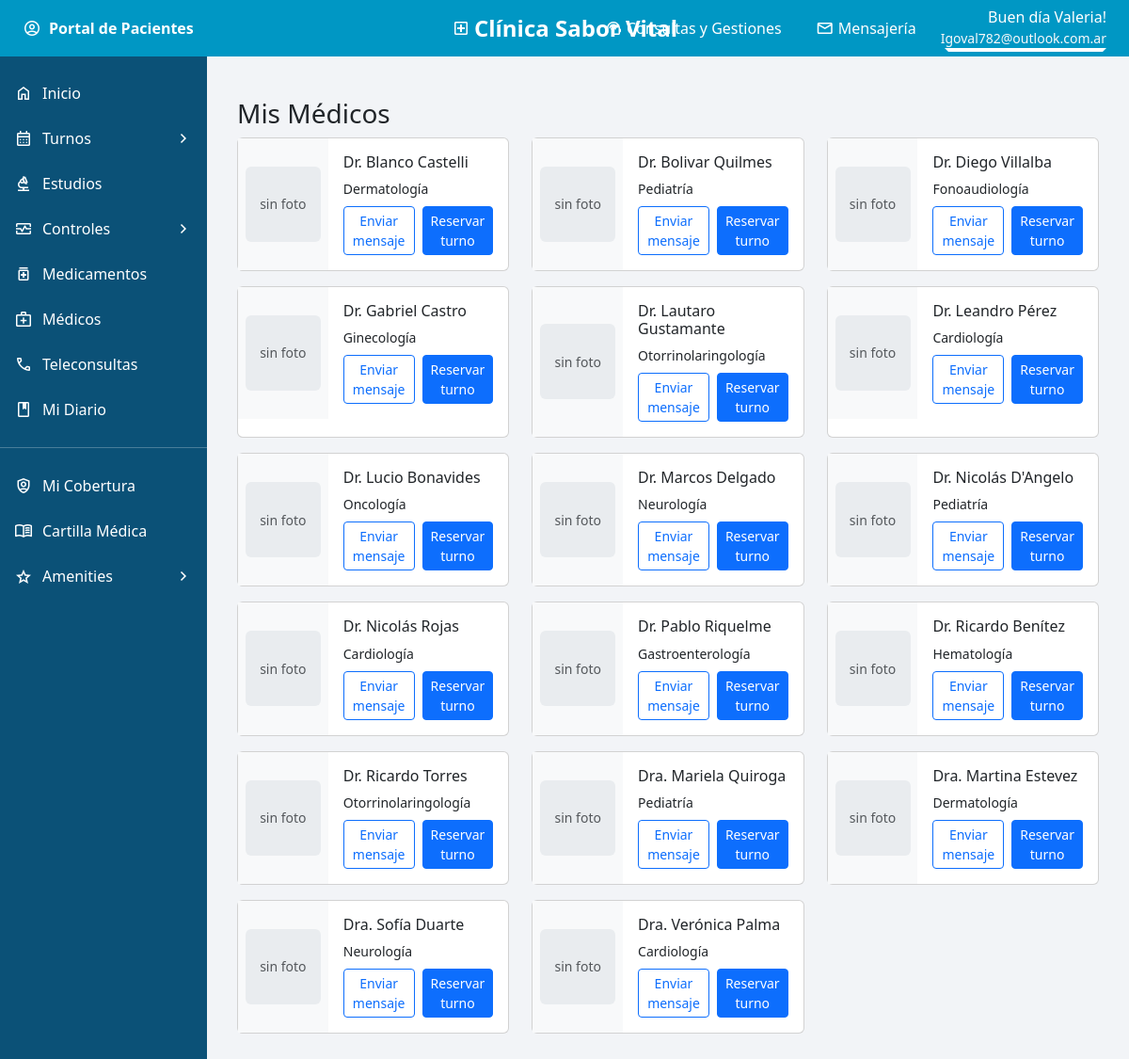
/pacientes/mis-medicos/6/ (signed in), run on the app's committed database.
### pacientes/models.py (models this page shows, shortened)
class Paciente(models.Model):
    perfil_usuario = models.ForeignKey(
        'usuarios.PerfilUsuario',
        on_delete=models.CASCADE,
        related_name="pacientes_asociados"
    )
    nombre = models.CharField(max_length=100)
    apellido = models.CharField(max_length=100)
    dni = models.CharField(max_length=20)
    email = models.EmailField()
    telefono = models.CharField(max_length=30)
    fecha_nacimiento = models.DateField(null=True, blank=True)
    obra_social = models.CharField(max_length=100, null=True, blank=True)

### profesionales/models.py (models this page shows, shortened)
class Profesional(models.Model):
    TIPO_CONSULTA = [
    ('PRES', 'Presencial'),
    ('TELE', 'Teleconsulta'),
    ('AMBOS', 'Hibrida'),
    ]
    nombre = models.CharField(max_length=100)
    email = models.EmailField(unique=True)
    matricula = models.CharField(max_length=50)
    telefono = models.CharField(max_length=30, null=True, blank=True)
    foto = models.ImageField(upload_to='profesionales/', null=True, blank=True)
    estado = models.BooleanField(default=True)
    servicios = models.ManyToManyField(Servicio, blank=True)
    disponibilidad = models.CharField(max_length=200)
    piso = models.IntegerField()
    consultorio = models.CharField(max_length=20, blank=True, null=True)
    horario_inicio = models.TimeField(blank=True, null=True)
    horario_fin = models.TimeField(blank=True, null=True)
    dias_disponibles = models.CharField(max_length=100, blank=True, null=True)
    tipo_consulta = models.CharField(max_length=5, choices=TIPO_CONSULTA, default='PRES')
    especialidad = models.ForeignKey(
        Especialidad,
        on_delete=models.PROTECT,
        related_name='profesionales'
    )
    class Meta:
        verbose_name = "Profesional"
        verbose_name_plural = "Profesionales"

class Especialidad(models.Model):
    nombre = models.CharField(max_length=100, unique=True)
    descripcion = models.TextField(blank=True, null=True)
    class Meta:
        verbose_name = "Especialidad"
        verbose_name_plural = "Especialidades"

### pacientes/views.py (the view)
# urls.py: path("mis-medicos/<int:paciente_id>/", views.mis_medicos, name="mis_medicos"),
def mis_medicos(request, paciente_id):
    paciente = cargar_paciente(request, paciente_id)
    profesionales = Profesional.objects.filter(
        turno__paciente=paciente
    ).distinct().order_by("nombre")
    return render(request, "pacientes/mis_medicos.html", {
        "paciente": paciente,
        "profesionales": profesionales,
    })

### pacientes/context_processors.py (called while the page is built)
def paciente_context(request):
    paciente = None
    paciente_id = None
    try:
        perfil = request.user.perfil
        if perfil and hasattr(perfil, "pacientes"):
            paciente_id = request.session.get("paciente_id")
            if paciente_id:
                paciente = perfil.pacientes.filter(id=paciente_id).first()
    except:
        pass
    return {
        "paciente": paciente,
        "paciente_id": paciente_id,
    }

### pacientes/views.py (called while the page is built)
def cargar_paciente(request, paciente_id):
    perfil = request.user.perfil
    return perfil.pacientes.get(pk=paciente_id)

### pacientes/templates/pacientes/mis_medicos.html (shortened to what this page needs)
{% extends "base.html" %}
{% block content %}
<div class="container py-4">
    <h3>Mis Médicos</h3>
    <div class="row">
        {% for p in profesionales %}
        <div class="col-md-4 mb-3">
            <div class="card h-100">
                <div class="row g-0">
                    <div class="col-4 d-flex align-items-center justify-content-center bg-light">
                        {% if p.foto %}
                            <img src="{{ p.foto.url }}" class="img-fluid rounded-start" style="max-height:90px;">
                        {% else %}
                            <div style="width:80px;height:80px;background:#e9ecef;border-radius:6px;display:flex;align-items:center;justify-content:center;">
                                <small class="text-muted">sin foto</small>
                            </div>
                        {% endif %}
                    </div>
                    <div class="col-8">
                        <div class="card-body">
                            <h6 class="card-title">{{ p.nombre }}</h6>
                            <p class="card-text small mb-2">{{ p.especialidad.nombre }}</p>
                            <div class="d-flex gap-2">
                                <a class="btn btn-outline-primary btn-sm"
                                   href="{% url 'pacientes:mensajeria' paciente.id %}">
                                   Enviar mensaje
                                </a>
                                <a class="btn btn-primary btn-sm"
                                   href="{% url 'turnos:turnos_disponibles' %}?paciente_id={{ paciente.id }}&especialidad={{ p.especialidad.id }}&profesional={{ p.id }}&modo=TELE&hora_desde=&hora_hasta=">
                                   Reservar turno
                                </a>
                            </div>
                        </div>
                    </div>
                </div>
            </div>
        </div>
        {% endfor %}
    </div>
</div>
{% endblock %}

### templates/base.html (shortened to what this page needs)
{% load static %}
<!DOCTYPE html>
<html lang="es">
<head>
    <link href="https://cdn.jsdelivr.net/npm/bootstrap@5.3.2/dist/css/bootstrap.min.css" rel="stylesheet">
    <link rel="stylesheet" href="{% static 'css/layout.css' %}">
</head>
<body>
    <div class="topbar d-flex align-items-center justify-content-between px-4 text-white">
        <div class="d-flex align-items-center gap-2 fw-bold">
            <span class="material-symbols-outlined">account_circle</span>
            Portal de Pacientes
        </div>
        <div class="topbar-center position-absolute start-50 translate-middle-x">
            <a href="{% url 'usuarios:portal_paciente' paciente.id %}"
                class="d-flex align-items-center gap-1 text-white text-decoration-none">
                <span class="material-symbols-outlined">local_hospital</span>
                Clínica Sabor Vital
            </a>
        </div>
        <div class="d-flex align-items-center gap-3 ms-auto">
            <a href="{% url 'pacientes:consultas_gestiones' paciente.id %}"
               class="topbar-link d-flex align-items-center gap-1 text-white text-decoration-none">
                <span class="material-symbols-outlined">support_agent</span>
                Consultas y Gestiones
            </a>
            <a href="{% url 'pacientes:mensajeria' paciente.id %}"
               class="topbar-link d-flex align-items-center gap-1 text-white text-decoration-none">
                <span class="material-symbols-outlined">mail</span>
                Mensajería
            </a>
            <div class="dropdown">
                <div class="d-flex flex-column text-end text-white dropdown-toggle"
                     data-bs-toggle="dropdown" style="cursor:pointer;">
                    <span>Buen día {{ paciente.nombre }}!</span>
                    <small class="text-light">{{ paciente.email }}</small>
                </div>
            </div>
        </div>
    </div>
    <div class="sidebar">
        <a href="{% url 'usuarios:portal_paciente' paciente.id %}">
            <span class="material-symbols-outlined">home</span>
            <span class="text">Inicio</span>
        </a>
        <a data-bs-toggle="collapse" href="#submenuTurnos">
            <span class="material-symbols-outlined">calendar_month</span>
            <span class="text">Turnos</span>
            <span class="material-symbols-outlined">chevron_right</span>
        </a>
        <a href="{% url 'pacientes:estudios' paciente.id %}">
            <span class="material-symbols-outlined">biotech</span>
            <span class="text">Estudios</span>
        </a>
        <a data-bs-toggle="collapse" href="#submenuControles">
            <span class="material-symbols-outlined">monitor_heart</span>
            <span class="text">Controles</span>
            <span class="material-symbols-outlined">chevron_right</span>
        </a>
        <a href="{% url 'pacientes:medicamentos' paciente.id %}">
            <span class="material-symbols-outlined">medication</span>
            <span class="text">Medicamentos</span>
        </a>
        <a href="{% url 'pacientes:mis_medicos' paciente.id %}">
            <span class="material-symbols-outlined">medical_services</span>
            <span class="text">Médicos</span>
        </a>
        <a href="{% url 'pacientes:teleconsultas' paciente.id %}">
            <span class="material-symbols-outlined">call</span>
            <span class="text">Teleconsultas</span>
        </a>
        <a href="{% url 'pacientes:mi_diario' paciente.id %}">
            <span class="material-symbols-outlined">book</span>
            <span class="text">Mi Diario</span>
        </a>
        <hr class="text-white">
        <a href="#">
            <span class="material-symbols-outlined">shield_person</span>
            <span class="text">Mi Cobertura</span>
        </a>
        <a href="{% url 'pacientes:cartilla' paciente.id %}">
            <span class="material-symbols-outlined">menu_book</span>
            <span class="text">Cartilla Médica</span>
        </a>
        <a data-bs-toggle="collapse" href="#submenuAmenities">
            <span class="material-symbols-outlined">grade</span>
            <span class="text">Amenities</span>
            <span class="material-symbols-outlined">chevron_right</span>
        </a>
    </div>
    <div class="content">
        {% block content %}{% endblock %}
    </div>
</body>
</html>

### static/css/layout.css (style rules this page uses)
body { background-color: #f2f4f7; margin: 0; }
.material-symbols-outlined { font-size: 20px; color: white; }
.topbar { background-color: #0097c4; height: 60px; position: fixed; top: 0; left: 0; right: 0; z-index: 1000; }
.sidebar { background-color: #0b5177; width: 220px; position: fixed; top: 60px; bottom: 0; left: 0; overflow-y: auto; padding-top: 15px; }
.sidebar a { color: #fff; text-decoration: none; padding: 12px 15px; display: flex; align-items: center; justify-content: space-between; }
.sidebar .text { flex-grow: 1; margin-left: 10px; }
.content { margin-left: 220px; margin-top: 60px; padding: 20px; }
.topbar-center { font-size: 1.5rem; font-weight: 600; position: relative; }
.topbar-link { padding: 6px 10px; border-radius: 6px; transition: background-color 0.2s ease; }

### data on the page
Paciente: nombre "Valeria", email "Igoval782@outlook.com.ar"
Profesional: foto "sin foto", nombre "Dr. Blanco Castelli", especialidad.nombre "Dermatología"
Profesional: foto "sin foto", nombre "Dr. Bolivar Quilmes", especialidad.nombre "Pediatría"
Profesional: foto "sin foto", nombre "Dr. Diego Villalba", especialidad.nombre "Fonoaudiología"
Profesional: foto "sin foto", nombre "Dr. Gabriel Castro", especialidad.nombre "Ginecología"
Profesional: foto "sin foto", nombre "Dr. Lautaro Gustamante", especialidad.nombre "Otorrinolaringología"
Profesional: foto "sin foto", nombre "Dr. Leandro Pérez", especialidad.nombre "Cardiología"
Profesional: foto "sin foto", nombre "Dr. Lucio Bonavides", especialidad.nombre "Oncología"
Profesional: foto "sin foto", nombre "Dr. Marcos Delgado", especialidad.nombre "Neurología"
Profesional: foto "sin foto", nombre "Dr. Nicolás D'Angelo", especialidad.nombre "Pediatría"
Profesional: foto "sin foto", nombre "Dr. Nicolás Rojas", especialidad.nombre "Cardiología"
Profesional: foto "sin foto", nombre "Dr. Pablo Riquelme", especialidad.nombre "Gastroenterología"
Profesional: foto "sin foto", nombre "Dr. Ricardo Benítez", especialidad.nombre "Hematología"
Profesional: foto "sin foto", nombre "Dr. Ricardo Torres", especialidad.nombre "Otorrinolaringología"
Profesional: foto "sin foto", nombre "Dra. Mariela Quiroga", especialidad.nombre "Pediatría"
Profesional: foto "sin foto", nombre "Dra. Martina Estevez", especialidad.nombre "Dermatología"
Profesional: foto "sin foto", nombre "Dra. Sofía Duarte", especialidad.nombre "Neurología"
Profesional: foto "sin foto", nombre "Dra. Verónica Palma", especialidad.nombre "Cardiología"
